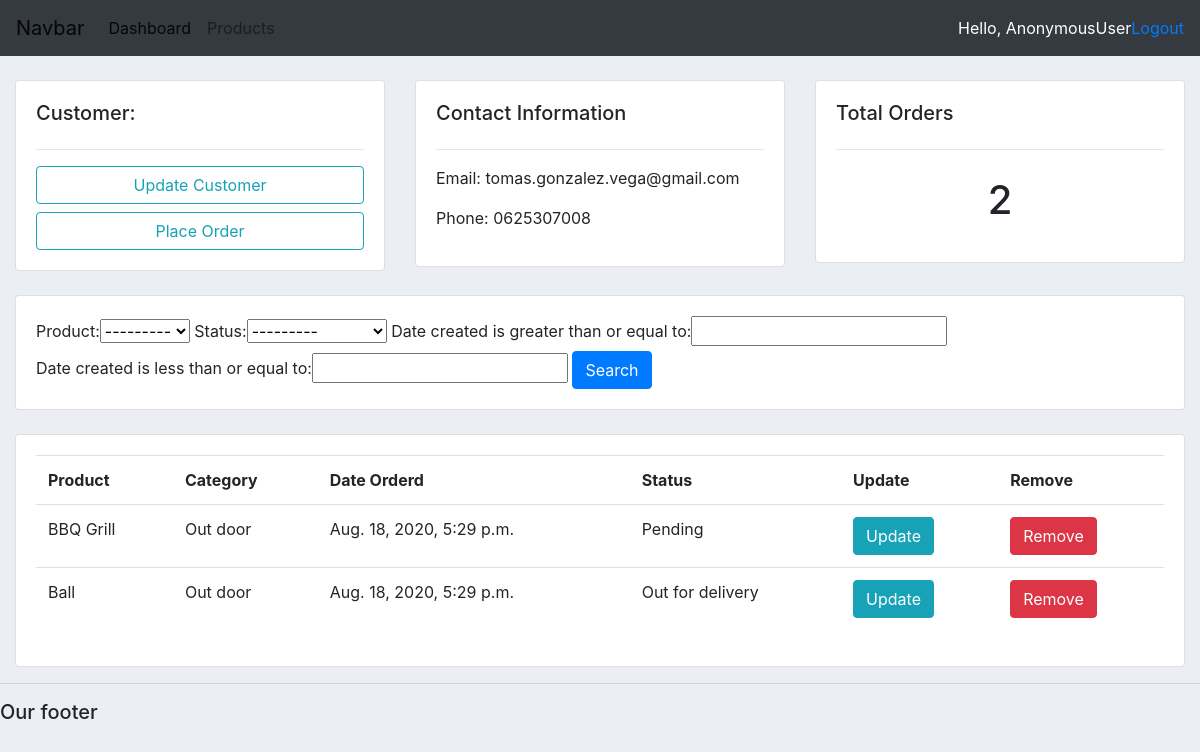
Page /customer/1/ on the earlier database version.
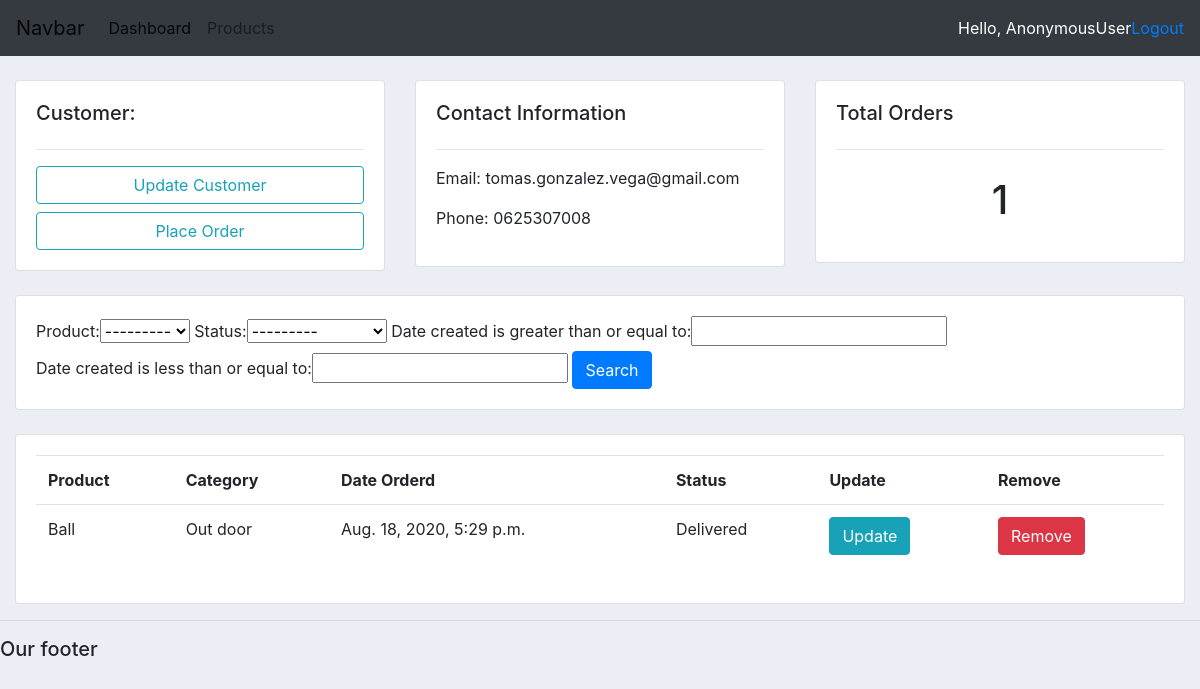
Same page on the later database version.
### accounts/models.py (models this page shows, shortened)
class Order(models.Model):
    STATUS =(
        ('Pending', 'Pending'),
        ('Out for delivery', 'Out for delivery'),
        ('Delivered', 'Delivered'),
    )
    customer = models.ForeignKey(Customer, null= True, on_delete=models.SET_NULL)
    product = models.ForeignKey(Product, null=True, on_delete=models.SET_NULL)
    date_created = models.DateTimeField(auto_now_add=True, null=True)
    status = models.CharField(max_length=200, null=True, choices=STATUS)

class Product(models.Model):
    CATEGORY = (
        ('Indoor', 'Indoor'),
        ('Out door', 'Out door'),
    )
    name = models.CharField(max_length=200, null=True)
    price = models.FloatField(null=True)
    category = models.CharField(max_length=200, null=True, choices=CATEGORY)
    description = models.CharField(max_length=200, null=True, blank=True)
    date_created = models.DateTimeField(auto_now_add=True, null=True)
    tags = models.ManyToManyField(Tag)
    def __str__(self):
        return self.name

### accounts/views.py (the view)
# urls.py: path('customer/<str:pk>/', views.customer, name="customer"),
def customer(request, pk):
    customer = Customer.objects.get(id=pk)
    orders = customer.order_set.all()
    total_orders = orders.count()
    order_filter = OrderFilter(request.GET, queryset=orders)
    orders = order_filter.qs
    data = { 'customer': customer, 'total_orders': total_orders, 'orders': orders, 'order_filter': order_filter, }
    return render(request, 'accounts/customer.html', data)

### accounts/templates/accounts/customer.html
{% extends 'accounts/base.html' %}
{% block content %}
<br>
<div class="container-fluid">
    <div class="row">
        <div class="col">
            <div class="card card-body">
                <h5>Customer:</h5>
                <hr>
                <a class="btn btn-outline-info  btn-block" href="">Update Customer</a>
                <a class="btn btn-outline-info  btn-block" href="{% url 'create_order' customer.id %}">Place Order</a>
            </div>
        </div>
        <div class="col">
            <div class="card card-body">
                <h5>Contact Information</h5>
                <hr>
                <p>Email: {{customer.email}}</p>
                <p>Phone: {{customer.phone}}</p>
            </div>
        </div>
        <div class="col">
            <div class="card card-body">
                <h5>Total Orders</h5>
                <hr>
                <h1 style="text-align: center;padding: 10px">{{total_orders}}</h1>
            </div>
        </div>
    </div>
    <br>
    <div class="row">
        <div class="col">
            <div class="card card-body">
                <form method="get">
                    {{order_filter.form}}
                <button class="btn btn-primary" type="submit">Search</button>
            </form>
            </div>
        </div>
    </div>
    <br>
    <div class="row">
        <div class="col">
            <div class="card card-body">
                <table class="table ">
                    <tr>
                        <th>Product</th>
                        <th>Category</th>
                        <th>Date Orderd</th>
                        <th>Status</th>
                        <th>Update</th>
                        <th>Remove</th>
                    </tr>
                    {% for order in orders %}
                        <tr>
                            <td>{{order.product.name}}</td>
                            <td>{{order.product.category}}</td>
                            <td>{{order.date_created}}</td>
                            <td>{{order.status}}</td>
                            <td><a class="btn btn-info" href="{% url 'update_order' order.id %}">Update</a></td>
                            <td><a class="btn btn-danger" href="{% url 'delete_order' order.id %}">Remove</a></td>
                       </tr>
                    {% endfor %}
                </table>
            </div>
        </div>
    </div>
</div>
{% endblock %}

Differences in the rows shown:
removed Order: product.name "BBQ Grill", product.category "Out door", date_created "Aug. 18, 2020, 5:29 p.m.", status "Pending"
changed Order "Ball": status "Out for delivery" → "Delivered"
Other differences:
{{ total_orders }}: "2" → "1"
